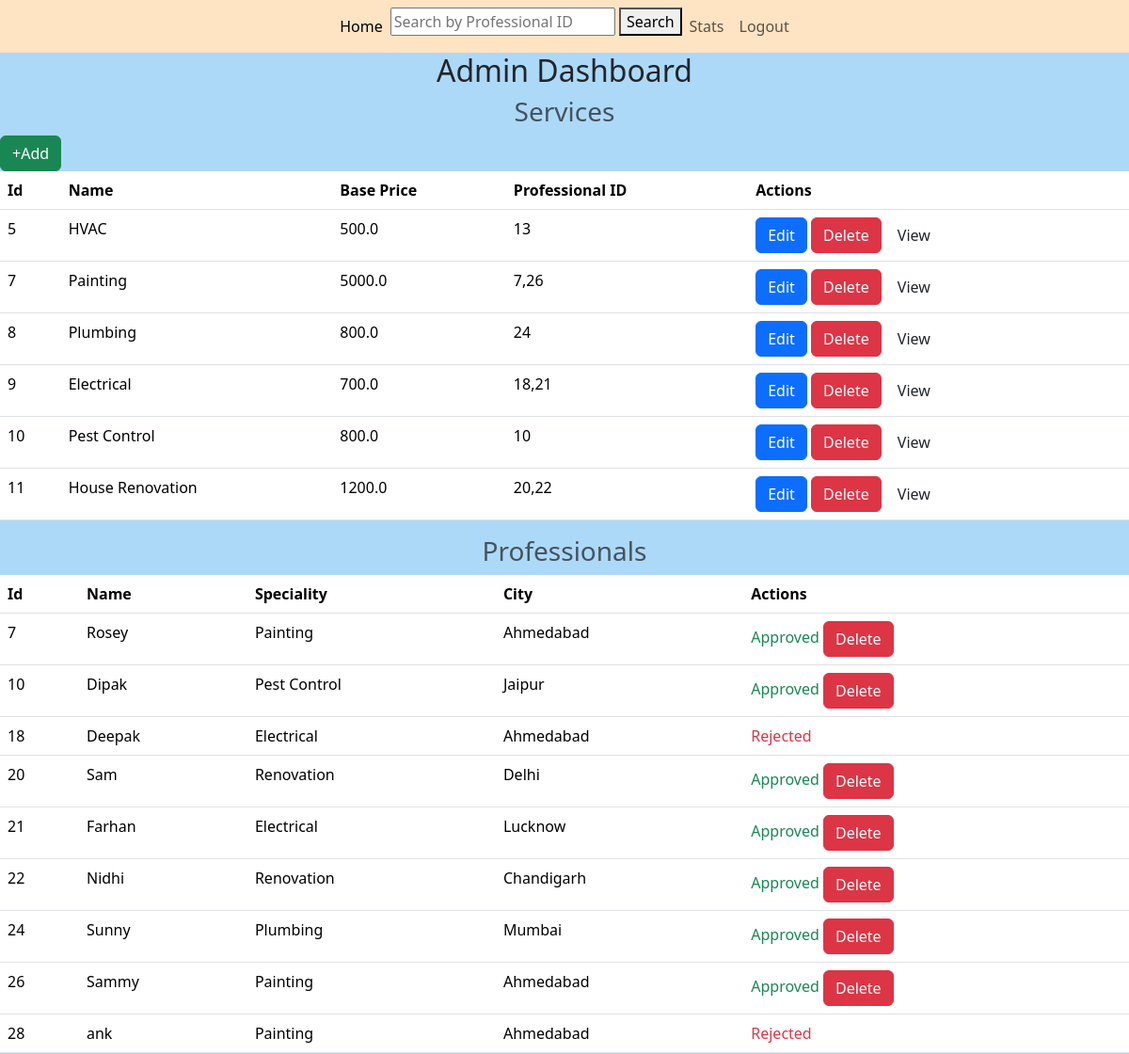
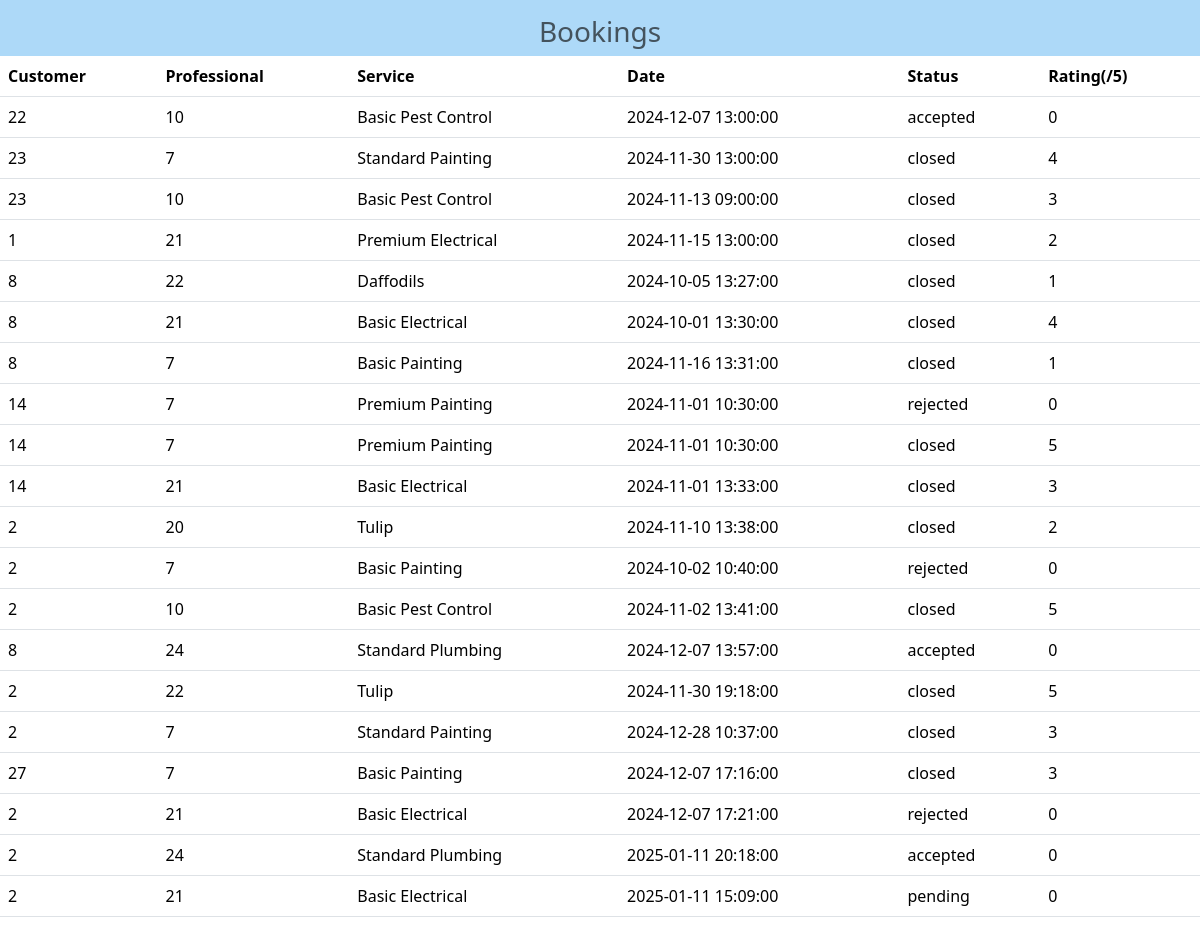
The page /admin on the database its author committed (2 pictures, top to bottom).
### app.py (models this page shows)
class Service(db.Model):
    __tablename__="service"
    id=db.Column(db.Integer, primary_key=True)
    name=db.Column(db.String(50), nullable=False)
    price=db.Column(db.Float, nullable=False)
    prof_id=db.Column(db.Integer, db.ForeignKey('professional.id'), nullable=False)
    package=db.relationship('Package',back_populates='service')
    professional=db.relationship('Professional', back_populates='service')

class User(db.Model):
    __tablename__ = 'user'
    id=db.Column(db.Integer, primary_key=True)
    username=db.Column(db.String(25), unique=True, nullable=False)
    password=db.Column(db.String(150), nullable=False)
    role=db.Column(db.String(20), nullable=False)
    phone=db.Column(db.Integer, unique=True, nullable=False)
    city=db.Column(db.String)
    address=db.Column(db.String(150), nullable=False)
    specialization=db.Column(db.String, nullable=True)
    cv=db.Column(db.String(150), nullable=True)
    status=db.Column(db.String(150), nullable=False, default='pending')
    booking=db.relationship('Booking', back_populates='customer',lazy='dynamic')
    customer=db.relationship('Customer',uselist=False, back_populates='user')
    professional=db.relationship('Professional',uselist=False, back_populates='user')

class Booking(db.Model):
    __tablename__="booking"
    id=db.Column(db.Integer, primary_key=True)
    package_id=db.Column(db.Integer, db.ForeignKey('package.id'), nullable=False)
    customer_id=db.Column(db.Integer, db.ForeignKey('user.id'), nullable=False)
    location=db.Column(db.String(50))
    professional_id=db.Column(db.Integer, db.ForeignKey('professional.id', ondelete='CASCADE'))
    service_date=db.Column(db.DateTime, nullable=False)
    booking_status=db.Column(db.String(25), default='Pending', nullable=False)
    rating=db.Column(db.Integer,default=0)
    package=db.relationship('Package', backref='booking')
    customer=db.relationship('User', back_populates='booking')
    professional=db.relationship('Professional', backref='booking')

class Package(db.Model):
    __tablename__="package"
    id=db.Column(db.Integer, primary_key=True)
    name=db.Column(db.String(50), nullable=False)
    price=db.Column(db.Float, nullable=False)
    description=db.Column(db.Text, nullable=False)
    service_id=db.Column(db.Integer, db.ForeignKey('service.id'), nullable=False)
    service=db.relationship('Service',back_populates='package')

### app.py (the view)
@app.route('/admin')
def admin():
    service=Service.query.all()
    professionals=User.query.filter_by(role='professional').all()
    bookings=Booking.query.all()
    reviews=Review.query.all()
    return render_template('admin.html',service=service, professionals=professionals, bookings=bookings,reviews=reviews)

### templates/admin.html (shortened to what this page needs)
{% extends "base.html"%} <title>admin_dashboard</title>
{% block body%}
<nav style="background-color: rgb(173, 217, 248);">
<nav class="navbar navbar-expand-lg " style="background-color: bisque;">
  <div class="container">
    <div class="collapse navbar-collapse" id="navbarNav">
      <ul class="navbar-nav mx-auto">
        <li class="nav-item">
          <a class="nav-link active" aria-current="page" href="#">Home</a>
        </li>
        <li class="nav-item">
          <form method="POST" action="{{ url_for('admin_search') }}">
            <input
              type="text"
              name="prof_id"
              placeholder="Search by Professional ID"
            />
            <button type="submit">Search</button>
          </form>
        </li>
        <li class="nav-item">
          <a class="nav-link" href="{{ url_for('admin_stat') }}">Stats</a>
        </li>
        <li class="nav-item">
          <a class="nav-link" href="{{ url_for('logout') }}">Logout</a>
        </li>
      </ul>
    </div>
  </div>
</nav>
<h2>Admin Dashboard</h2>
<div>
  <div class="admin_option">
    <h3 class="text-muted">Services</h3></div>
</div class="admin_opt"> <a class="btn btn-success" href="{{url_for('add_service')}}">+Add</a>
  <table class="table">
    <thead>
      <tr>
        <th>Id</th>
        <th>Name</th>
        <th>Base Price</th>
        <th>Professional ID</th>
        <th>Actions</th>
      </tr>
    </thead>
    <tbody>
      {%for service in service %}
      <tr>
        <td>{{service.id}}</td>
        <td>{{service.name}}</td>
        <td>{{service.price}}</td>
        <td>{{service.prof_id}}</td>
        <td>
          <a
            class="btn btn-primary"
            href="{{url_for('edit_service', id=service.id)}}"
            >Edit</a
          >
          <a
            class="btn btn-danger"
            href="{{url_for('del_service', id=service.id)}}"
            >Delete</a
          >
          <a class="btn btn" href="{{url_for('view_package', id=service.id)}}"
            >View</a
          >
        </td>
      </tr>
      {% endfor %}
    </tbody>
  </table>
<div>
  <div class="admin_option">
    <h3 class="text-muted">Professionals</h3>
  </div>
  <table class="table">
    <thead>
      <tr>
        <th>Id</th>
        <th>Name</th>
        <th>Speciality</th>
        <th>City</th>
        <th>Actions</th>
      </tr>
    </thead>
    <tbody>
      {%for prof in professionals %}
      <tr>
        <td>{{prof.id}}</td>
        <td>{{prof.username}}</td>
        <td>{{prof.specialization}}</td>
        <td>{{prof.city}}</td>
        <td>
          {%if prof.status=='pending' %}
          <form
            action="{{url_for('approve_prof',prof_id=prof.id)}}"
            method="post"
            style="display: inline"
          >
            <button type="submit" class="btn btn-success">Approve</button>
          </form>
          <form
            action="{{url_for('reject_prof',prof_id=prof.id)}}"
            method="post"
            style="display: inline"
          >
            <button type="submit" class="btn btn-danger">Reject</button>
          </form>
          {%elif prof.status=='rejected'%}
          <span class="text-danger">Rejected</span>
          {%elif prof.status=='approved'%}
          <span class="text-success">Approved</span>
          <a
            class="btn btn-danger"
            href="{{url_for('del_prof',prof_id=prof.id)}}"
            >Delete</a
          >
        </td>
        {% endif %}
      </tr>
      {% endfor %}
    </tbody>
  </table>
</div>
<h3 class="text-muted">Bookings</h3>
<table class="table">
  <thead>
    <tr>
      <th>Customer</th>
      <th>Professional</th>
      <th>Service</th>
      <th>Date</th>
      <th>Status</th>
      <th>Rating(/5)</th>
    </tr>
  </thead>
  <tbody>
    {% for booking in bookings %}
    <tr>
      <td>{{ booking.customer_id }}</td>
      <td>{{ booking.professional_id }}</td>
      <td>{{ booking.package.name }}</td>
      <td>{{ booking.service_date }}</td>
      <td>{{ booking.booking_status }}</td>
      <td>{{ booking.rating }}</td>
    </tr>
    {% endfor %}
    {% endblock %}

### templates/base.html (shortened to what this page needs)
<!DOCTYPE html>
<html lang="en">
  <head>
    <link
      href="https://cdn.jsdelivr.net/npm/bootstrap@5.3.3/dist/css/bootstrap.min.css"
      rel="stylesheet"
    />
    <link rel="stylesheet" />
  </head>
  <body>
    {% block body%} {% endblock %}
  </body>
</html>

### templates/admin.html (style rules this page uses)
.admin_option { display: flex; justify-content: center; align-items: center; gap: 20px; }
h2, h3 { text-align: center; }

### rows shown on the page
Service: id "5", name "HVAC", price "500.0", prof_id "13"
Service: id "7", name "Painting", price "5000.0", prof_id "7,26"
Service: id "8", name "Plumbing", price "800.0", prof_id "24"
Service: id "9", name "Electrical", price "700.0", prof_id "18,21"
Service: id "10", name "Pest Control", price "800.0", prof_id "10"
Service: id "11", name "House Renovation", price "1200.0", prof_id "20,22"
User: id "7", username "Rosey", specialization "Painting", city "Ahmedabad"
User: id "10", username "Dipak", specialization "Pest Control", city "Jaipur"
User: id "18", username "Deepak", specialization "Electrical", city "Ahmedabad", status "Rejected"
User: id "20", username "Sam", specialization "Renovation", city "Delhi"
User: id "21", username "Farhan", specialization "Electrical", city "Lucknow"
User: id "22", username "Nidhi", specialization "Renovation", city "Chandigarh"
User: id "24", username "Sunny", specialization "Plumbing", city "Mumbai"
User: id "26", username "Sammy", specialization "Painting", city "Ahmedabad"
User: id "28", username "ank", specialization "Painting", city "Ahmedabad", status "Rejected"
Booking: customer_id "22", professional_id "10", package.name "Basic Pest Control", service_date "2024-12-07 13:00:00", booking_status "accepted", rating "0"
Booking: customer_id "23", professional_id "7", package.name "Standard Painting", service_date "2024-11-30 13:00:00", booking_status "closed", rating "4"
Booking: customer_id "23", professional_id "10", package.name "Basic Pest Control", service_date "2024-11-13 09:00:00", booking_status "closed", rating "3"
Booking: customer_id "1", professional_id "21", package.name "Premium Electrical", service_date "2024-11-15 13:00:00", booking_status "closed", rating "2"
Booking: customer_id "8", professional_id "22", package.name "Daffodils", service_date "2024-10-05 13:27:00", booking_status "closed", rating "1"
Booking: customer_id "8", professional_id "21", package.name "Basic Electrical", service_date "2024-10-01 13:30:00", booking_status "closed", rating "4"
Booking: customer_id "8", professional_id "7", package.name "Basic Painting", service_date "2024-11-16 13:31:00", booking_status "closed", rating "1"
Booking: customer_id "14", professional_id "7", package.name "Premium Painting", service_date "2024-11-01 10:30:00", booking_status "rejected", rating "0"
Booking: customer_id "14", professional_id "7", package.name "Premium Painting", service_date "2024-11-01 10:30:00", booking_status "closed", rating "5"
Booking: customer_id "14", professional_id "21", package.name "Basic Electrical", service_date "2024-11-01 13:33:00", booking_status "closed", rating "3"
Booking: customer_id "2", professional_id "20", package.name "Tulip", service_date "2024-11-10 13:38:00", booking_status "closed", rating "2"
Booking: customer_id "2", professional_id "7", package.name "Basic Painting", service_date "2024-10-02 10:40:00", booking_status "rejected", rating "0"
Booking: customer_id "2", professional_id "10", package.name "Basic Pest Control", service_date "2024-11-02 13:41:00", booking_status "closed", rating "5"
Booking: customer_id "8", professional_id "24", package.name "Standard Plumbing", service_date "2024-12-07 13:57:00", booking_status "accepted", rating "0"
Booking: customer_id "2", professional_id "22", package.name "Tulip", service_date "2024-11-30 19:18:00", booking_status "closed", rating "5"
Booking: customer_id "2", professional_id "7", package.name "Standard Painting", service_date "2024-12-28 10:37:00", booking_status "closed", rating "3"
Booking: customer_id "27", professional_id "7", package.name "Basic Painting", service_date "2024-12-07 17:16:00", booking_status "closed", rating "3"
Booking: customer_id "2", professional_id "21", package.name "Basic Electrical", service_date "2024-12-07 17:21:00", booking_status "rejected", rating "0"
Booking: customer_id "2", professional_id "24", package.name "Standard Plumbing", service_date "2025-01-11 20:18:00", booking_status "accepted", rating "0"
Booking: customer_id "2", professional_id "21", package.name "Basic Electrical", service_date "2025-01-11 15:09:00", booking_status "pending", rating "0"
